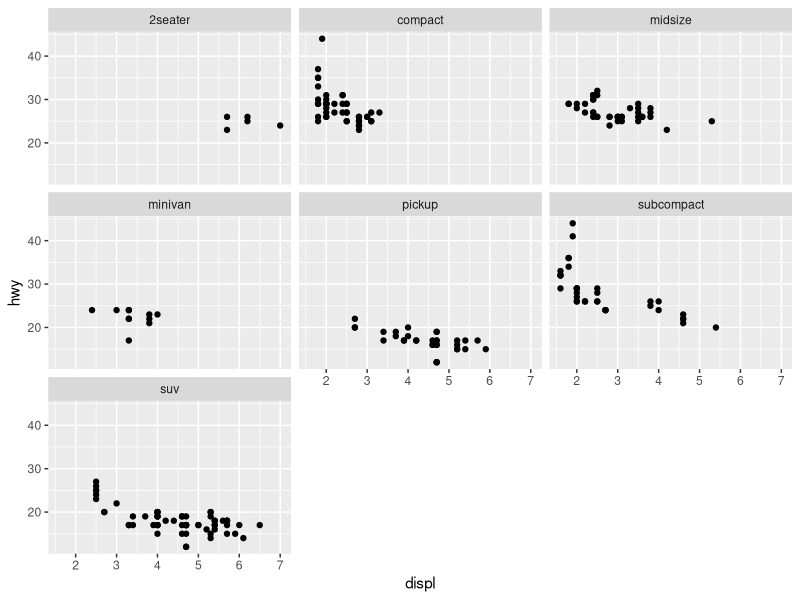

Reproduce this figure in R.
library(tidyverse)

ggplot(
  data = mpg,
  mapping = aes(x = displ, y = hwy)
) +
  geom_point() +
  facet_wrap(~ class)
